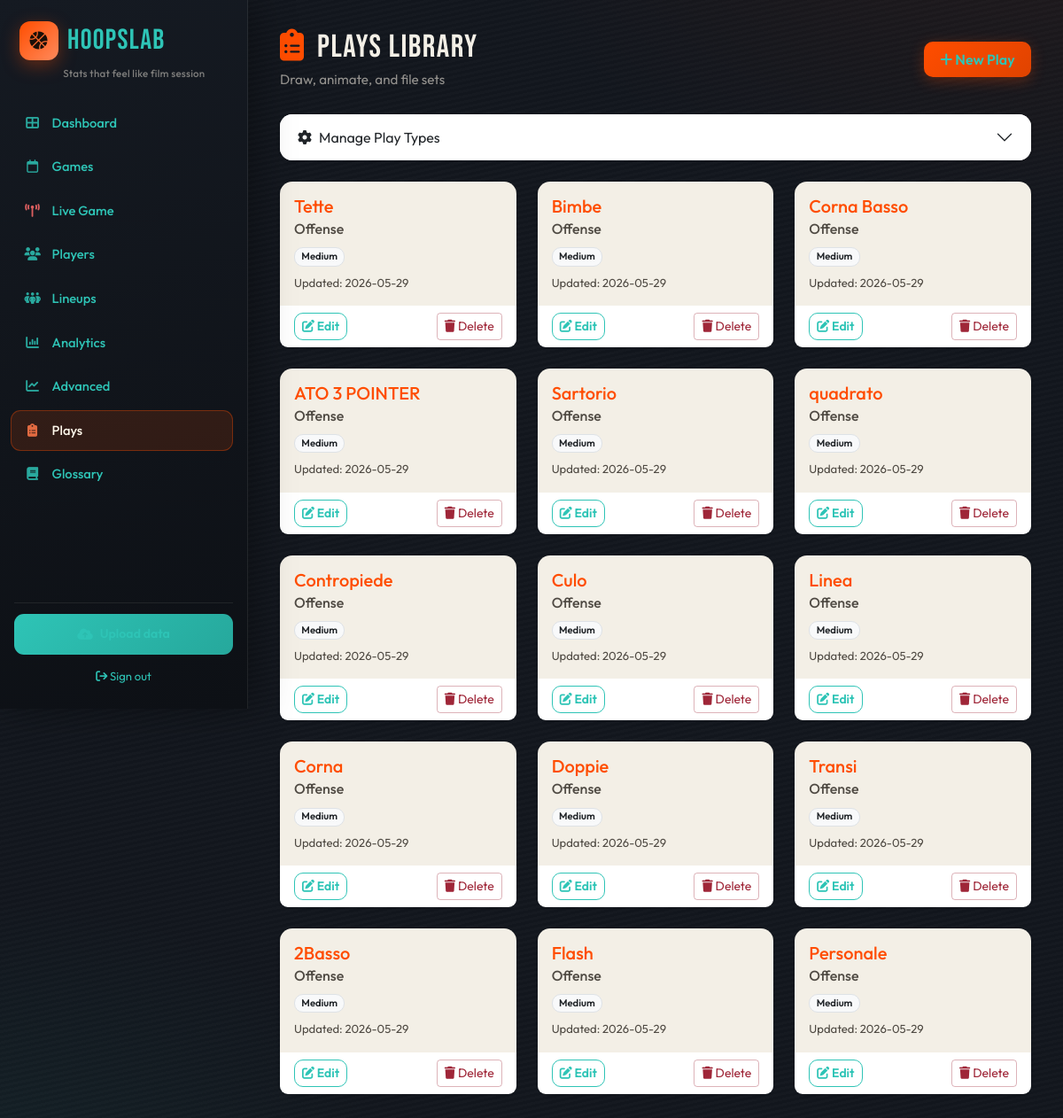
The page /plays (signed in) on the database its author committed.
### core/models.py (models this page shows)
class Play(db.Model):
    __tablename__ = "plays"
    id = db.Column(db.Integer, primary_key=True)
    team_id = db.Column(db.Integer, db.ForeignKey("teams.id"), nullable=False)
    name = db.Column(db.String(100), unique=True, nullable=False)
    description = db.Column(db.Text, nullable=True)
    play_type = db.Column(db.String(50), default="Offense")
    source = db.Column(db.String(20), default="imported")
    image_filename = db.Column(db.String(255), nullable=True)
    created_at = db.Column(db.DateTime, default=datetime.utcnow)
    updated_at = db.Column(db.DateTime, default=datetime.utcnow, onupdate=datetime.utcnow)
    canvas_data = db.Column(db.JSON, nullable=True)
    diagram_svg = db.Column(db.Text, nullable=True)
    difficulty = db.Column(db.String(20), server_default="Medium", nullable=False)
    personnel_required = db.Column(db.Text, nullable=True)
    tags = db.Column(db.Text, nullable=True)
    team = db.relationship("Team", backref=db.backref("plays", lazy=True))
    sequences = db.relationship("PlaySequence", backref="play", cascade="all, delete-orphan", lazy=True)

### web/routes/plays.py (the view)
@plays_bp.route("/plays")
@login_required
@team_access_required
def index():
    return list_plays()

### core/logger.py (called while the page is built)
def get_logger(name: str) -> logging.Logger:
    if name in _LOGGER_CACHE:
        return _LOGGER_CACHE[name]
    logger = logging.getLogger(name)
    logger.addFilter(RequestIdFilter())
    _LOGGER_CACHE[name] = logger
    return logger

    def filter(self, record: logging.LogRecord) -> bool:
        if has_request_context():
            record.request_id = getattr(g, "request_id", None)
        else:
            record.request_id = None
        return True

### core/models.py (called while the page is built)
    @property
    def is_gm(self):
        mem = OrganizationMembership.query.filter_by(
            user_id=self.id, organization_id=self.organization_id, is_gm=True
        ).first()
        return mem is not None

    @property
    def is_manager(self):
        return self.is_gm

    @property
    def assigned_teams(self):
        if self.is_gm:
            return Team.query.filter_by(organization_id=self.organization_id).all()
        return Team.query.join(TeamAssignment).filter(
            TeamAssignment.user_id == self.id
        ).all()

### web/routes/plays.py (called while the page is built)
@plays_bp.route("/plays/")
@login_required
@team_access_required
def list_plays():
    plays = Play.query.filter_by(team_id=session.get('current_team_id')).order_by(Play.updated_at.desc()).all()
    play_types = PlayType.query.filter_by(team_id=session.get('current_team_id')).order_by(PlayType.name).all()
    return render_template("plays/list.html", plays=plays, play_types=play_types)

### web/templates/plays/list.html (shortened to what this page needs)
{% extends "layout.html" %}
{% block content %}
<div class="page-hero">
    <div>
        <h1 class="page-hero__title"><i class="fas fa-clipboard-list" aria-hidden="true"></i> Plays Library</h1>
        <p class="page-hero__lead">Draw, animate, and file sets</p>
    </div>
    <div class="d-flex flex-wrap gap-2">
        <a href="{{ url_for('plays.create_play') }}" class="btn btn-primary">
            <i class="fas fa-plus" aria-hidden="true"></i> New Play
        </a>
    </div>
</div>
<div class="accordion mb-4" id="accordionTypes">
    <div class="accordion-item border-0 shadow-sm" style="border-radius: var(--hs-radius); overflow: hidden;">
        <h2 class="accordion-header" id="headingTypes">
            <button class="accordion-button collapsed py-3" type="button" data-bs-toggle="collapse" data-bs-target="#collapseTypes" aria-expanded="false" aria-controls="collapseTypes">
                <i class="fas fa-cog me-2" aria-hidden="true"></i> Manage Play Types
            </button>
        </h2>
    </div>
</div>
<div class="row">
    {% if plays %}
        {% for play in plays %}
        <div class="col-md-4 mb-4">
            <div class="card h-100 shadow-sm play-card border-0">
                <div class="card-body" onclick="window.location.href='{{ url_for('plays.view_play', play_id=play.id) }}'" style="cursor: pointer;">
                    <h5 class="card-title text-primary">{{ play.name }}</h5>
                    <h6 class="card-subtitle mb-2 text-muted">{{ play.play_type }}</h6>
                    {% if play.difficulty %}
                    <span class="badge bg-light text-dark border mb-2">{{ play.difficulty }}</span>
                    {% endif %}
                    <p class="card-text text-muted small mt-auto">
                        Updated: {{ play.updated_at.strftime('%Y-%m-%d') }}
                    </p>
                </div>
                <div class="card-footer bg-white border-top-0 d-flex justify-content-between align-items-center">
                    <a href="{{ url_for('plays.edit_play_builder', play_id=play.id) }}" class="btn btn-sm btn-outline-primary">
                        <i class="fas fa-edit" aria-hidden="true"></i> Edit
                    </a>
                    <form action="{{ url_for('plays.delete_play', play_id=play.id) }}" method="POST" onsubmit="return confirm('Are you sure you want to delete this play?');">
                        <button type="submit" class="btn btn-sm btn-outline-danger">
                            <i class="fas fa-trash" aria-hidden="true"></i> Delete
                        </button>
                    </form>
                </div>
            </div>
        </div>
        {% endfor %}
    {% endif %}
</div>
{% endblock %}

### web/templates/layout.html (shortened to what this page needs)
{% extends "base.html" %}

### web/templates/base.html (shortened to what this page needs)
<!doctype html>
<html lang="en">
    <head>
        <link
            href="https://cdn.jsdelivr.net/npm/bootstrap@5.3.2/dist/css/bootstrap.min.css"
            rel="stylesheet"
        />
        <link
            rel="stylesheet"
            href="https://cdnjs.cloudflare.com/ajax/libs/font-awesome/6.5.1/css/all.min.css"
        />
        <link
            rel="stylesheet"
            href="{{ url_for('static', filename='css/style.css') }}"
        />
    </head>
    <body class="app-body {% if current_user.is_authenticated %}app-body--authed{% endif %}">
        {% if current_user.is_authenticated %}
        <aside class="app-sidebar" id="appSidebar" aria-label="Main navigation">
            <div class="app-sidebar__brand">
                <a href="{{ url_for('main.index') }}" class="app-sidebar__logo">
                    <span class="app-sidebar__mark"><i class="fas fa-basketball-ball" aria-hidden="true"></i></span>
                    <span class="app-sidebar__word">Hoops<span class="app-sidebar__word-accent">Lab</span></span>
                </a>
                <p class="app-sidebar__tagline">Stats that feel like film session</p>
            </div>
            <nav class="app-nav">
                <ul class="app-nav__list">
                    <li>
                        <a href="{{ url_for('main.index') }}" class="app-nav__link {% if request.endpoint == 'main.index' %}is-active{% endif %}">
                            <i class="fas fa-th-large" aria-hidden="true"></i><span>Dashboard</span>
                        </a>
                    </li>
                    <li>
                        <a href="{{ url_for('main.games') }}" class="app-nav__link {% if request.endpoint == 'main.games' %}is-active{% endif %}">
                            <i class="far fa-calendar" aria-hidden="true"></i><span>Games</span>
                        </a>
                    </li>
                    <li>
                        <a href="{{ url_for('main.live_game') }}" class="app-nav__link app-nav__link--live {% if request.endpoint == 'main.live_game' %}is-active{% endif %}">
                            <i class="fas fa-tower-broadcast" aria-hidden="true"></i><span>Live Game</span>
                        </a>
                    </li>
                    <li>
                        <a href="{{ url_for('main.players') }}" class="app-nav__link {% if request.endpoint == 'main.players' %}is-active{% endif %}">
                            <i class="fas fa-users" aria-hidden="true"></i><span>Players</span>
                        </a>
                    </li>
                    <li>
                        <a href="{{ url_for('main.lineups_page') }}" class="app-nav__link {% if request.endpoint == 'main.lineups_page' %}is-active{% endif %}">
                            <i class="fas fa-people-group" aria-hidden="true"></i><span>Lineups</span>
                        </a>
                    </li>
                    <li>
                        <a href="{{ url_for('analytics.dashboard') }}" class="app-nav__link {% if request.endpoint == 'analytics.dashboard' %}is-active{% endif %}">
                            <i class="fas fa-chart-column" aria-hidden="true"></i><span>Analytics</span>
                        </a>
                    </li>
                    <li>
                        <a href="{{ url_for('main.advanced_analytics') }}" class="app-nav__link {% if request.endpoint == 'main.advanced_analytics' %}is-active{% endif %}">
                            <i class="fas fa-chart-line" aria-hidden="true"></i><span>Advanced</span>
                        </a>
                    </li>
                    <li>
                        <a href="{{ url_for('plays.list_plays') }}" class="app-nav__link {% if request.endpoint and 'plays' in request.endpoint %}is-active{% endif %}">
                            <i class="fas fa-clipboard-list" aria-hidden="true"></i><span>Plays</span>
                        </a>
                    </li>
                    <li>
                        <a href="{{ url_for('main.glossary') }}" class="app-nav__link {% if request.endpoint == 'main.glossary' %}is-active{% endif %}">
                            <i class="fas fa-book" aria-hidden="true"></i><span>Glossary</span>
                        </a>
                    </li>
                </ul>
            </nav>
            <div class="app-sidebar__footer">
                <a href="{{ url_for('main.upload_game') }}" class="app-sidebar__cta">
                    <i class="fas fa-cloud-arrow-up" aria-hidden="true"></i> Upload data
                </a>
                <a href="{{ url_for('auth.logout') }}" class="app-sidebar__logout">
                    <i class="fas fa-arrow-right-from-bracket" aria-hidden="true"></i> Sign out
                </a>
            </div>
        </aside>
        {% endif %}
        <main class="app-main {% if not current_user.is_authenticated %}app-main--guest{% endif %}">
            {% block content %}{% endblock %}
        </main>
    </body>
</html>

### web/templates/plays/list.html (style rules this page uses)
.play-card { transition: transform 0.2s, box-shadow 0.2s; border-radius: var(--hs-radius); }

### rows shown on the page
Play: name "Tette", play_type "Offense", difficulty "Medium", updated_at "2026-05-29"
Play: name "Bimbe", play_type "Offense", difficulty "Medium", updated_at "2026-05-29"
Play: name "Corna Basso", play_type "Offense", difficulty "Medium", updated_at "2026-05-29"
Play: name "ATO 3 POINTER", play_type "Offense", difficulty "Medium", updated_at "2026-05-29"
Play: name "Sartorio", play_type "Offense", difficulty "Medium", updated_at "2026-05-29"
Play: name "quadrato", play_type "Offense", difficulty "Medium", updated_at "2026-05-29"
Play: name "Contropiede", play_type "Offense", difficulty "Medium", updated_at "2026-05-29"
Play: name "Culo", play_type "Offense", difficulty "Medium", updated_at "2026-05-29"
Play: name "Linea", play_type "Offense", difficulty "Medium", updated_at "2026-05-29"
Play: name "Corna", play_type "Offense", difficulty "Medium", updated_at "2026-05-29"
Play: name "Doppie", play_type "Offense", difficulty "Medium", updated_at "2026-05-29"
Play: name "Transi", play_type "Offense", difficulty "Medium", updated_at "2026-05-29"
Play: name "2Basso", play_type "Offense", difficulty "Medium", updated_at "2026-05-29"
Play: name "Flash", play_type "Offense", difficulty "Medium", updated_at "2026-05-29"
Play: name "Personale", play_type "Offense", difficulty "Medium", updated_at "2026-05-29"
